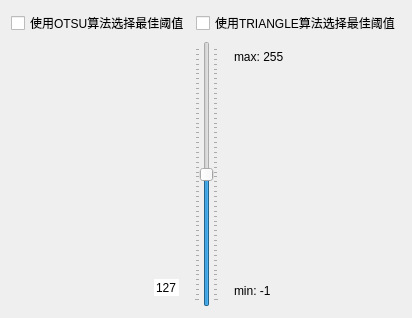
<?xml version="1.0" encoding="UTF-8"?>
<ui version="4.0">
 <class>BinarizationThreshold</class>
 <widget class="QWidget" name="BinarizationThreshold">
  <property name="geometry">
   <rect>
    <x>0</x>
    <y>0</y>
    <width>407</width>
    <height>318</height>
   </rect>
  </property>
  <property name="windowTitle">
   <string>Form</string>
  </property>
  <layout class="QGridLayout" name="gridLayout_2">
   <item row="0" column="1">
    <widget class="QCheckBox" name="triangle">
     <property name="text">
      <string>使用TRIANGLE算法选择最佳阈值</string>
     </property>
    </widget>
   </item>
   <item row="0" column="0">
    <widget class="QCheckBox" name="otsu">
     <property name="text">
      <string>使用OTSU算法选择最佳阈值</string>
     </property>
    </widget>
   </item>
   <item row="1" column="0" colspan="2">
    <widget class="QWidget" name="widget" native="true">
     <layout class="QHBoxLayout" name="horizontalLayout" stretch="1,0,1">
      <property name="leftMargin">
       <number>0</number>
      </property>
      <property name="topMargin">
       <number>0</number>
      </property>
      <property name="rightMargin">
       <number>0</number>
      </property>
      <property name="bottomMargin">
       <number>0</number>
      </property>
      <item>
       <widget class="QWidget" name="widget_2" native="true">
        <layout class="QGridLayout" name="gridLayout">
         <item row="1" column="1">
          <widget class="QSpinBox" name="spinBox">
           <property name="frame">
            <bool>false</bool>
           </property>
           <property name="alignment">
            <set>Qt::AlignmentFlag::AlignCenter</set>
           </property>
           <property name="buttonSymbols">
            <enum>QAbstractSpinBox::ButtonSymbols::NoButtons</enum>
           </property>
           <property name="minimum">
            <number>-1</number>
           </property>
           <property name="maximum">
            <number>255</number>
           </property>
           <property name="value">
            <number>127</number>
           </property>
          </widget>
         </item>
         <item row="0" column="1">
          <spacer name="verticalSpacer_2">
           <property name="orientation">
            <enum>Qt::Orientation::Vertical</enum>
           </property>
           <property name="sizeHint" stdset="0">
            <size>
             <width>20</width>
             <height>223</height>
            </size>
           </property>
          </spacer>
         </item>
         <item row="1" column="0">
          <spacer name="horizontalSpacer">
           <property name="orientation">
            <enum>Qt::Orientation::Horizontal</enum>
           </property>
           <property name="sizeHint" stdset="0">
            <size>
             <width>23</width>
             <height>20</height>
            </size>
           </property>
          </spacer>
         </item>
        </layout>
       </widget>
      </item>
      <item>
       <widget class="QSlider" name="verticalSlider">
        <property name="minimumSize">
         <size>
          <width>0</width>
          <height>255</height>
         </size>
        </property>
        <property name="minimum">
         <number>-1</number>
        </property>
        <property name="maximum">
         <number>255</number>
        </property>
        <property name="value">
         <number>127</number>
        </property>
        <property name="orientation">
         <enum>Qt::Orientation::Vertical</enum>
        </property>
        <property name="tickPosition">
         <enum>QSlider::TickPosition::TicksBothSides</enum>
        </property>
        <property name="tickInterval">
         <number>5</number>
        </property>
       </widget>
      </item>
      <item>
       <widget class="QWidget" name="widget_3" native="true">
        <layout class="QVBoxLayout" name="verticalLayout">
         <item>
          <widget class="QLabel" name="label">
           <property name="text">
            <string>max: 255</string>
           </property>
          </widget>
         </item>
         <item>
          <spacer name="verticalSpacer">
           <property name="orientation">
            <enum>Qt::Orientation::Vertical</enum>
           </property>
           <property name="sizeHint" stdset="0">
            <size>
             <width>20</width>
             <height>212</height>
            </size>
           </property>
          </spacer>
         </item>
         <item>
          <widget class="QLabel" name="label_2">
           <property name="text">
            <string>min: -1</string>
           </property>
          </widget>
         </item>
        </layout>
       </widget>
      </item>
     </layout>
    </widget>
   </item>
  </layout>
 </widget>
 <resources/>
 <connections/>
</ui>
